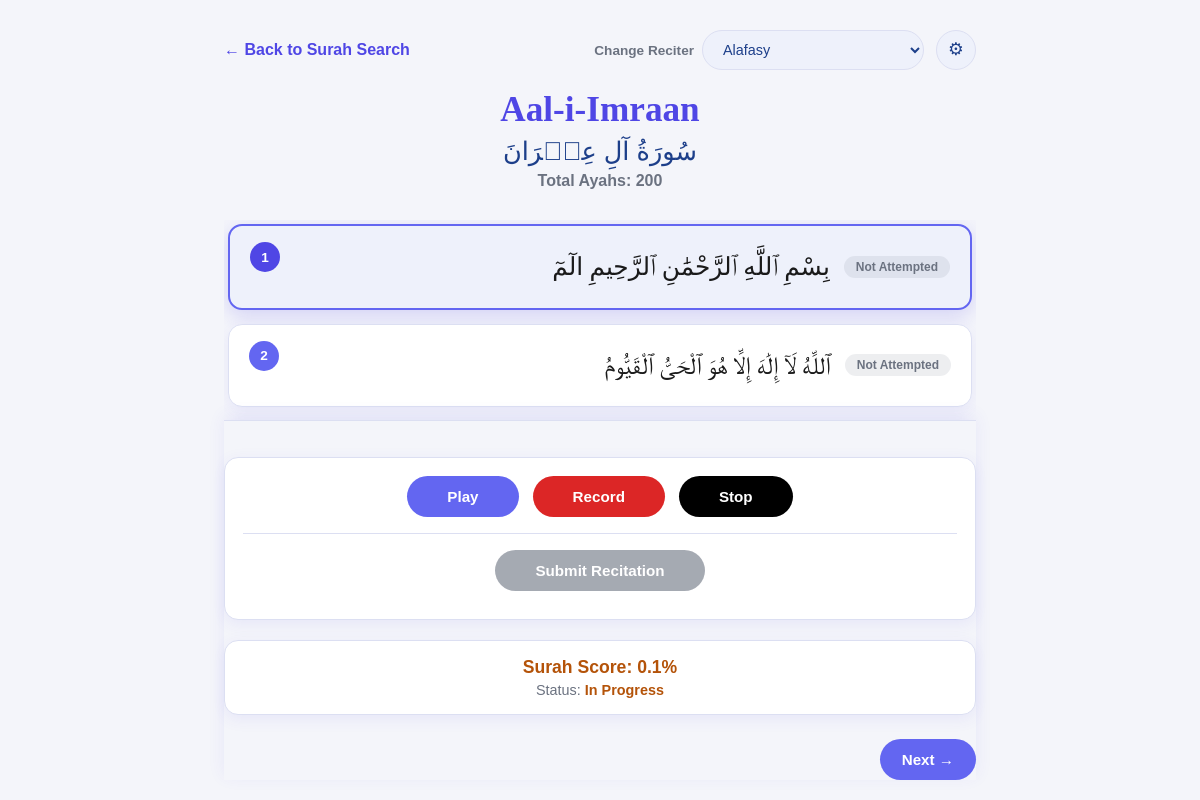
Page /recitation/3 on the committed database.
### database/models.py (models this page shows)
class Surah(db.Model):
    id = db.Column(db.Integer, primary_key=True)
    surah_name = db.Column(db.String(100), nullable=False)
    arabic_name = db.Column(db.String(100), nullable=False)
    total_ayahs = db.Column(db.Integer, nullable=False)
    ayahs = db.relationship('Ayah', backref='surah', lazy=True, cascade='all, delete-orphan')

class Ayah(db.Model):
    id = db.Column(db.Integer, primary_key=True)
    surah_id = db.Column(db.Integer, db.ForeignKey('surah.id'), nullable=False)
    ayah_number = db.Column(db.Integer, nullable=False)
    arabic_text = db.Column(db.String(500), nullable=False)
    audio_file = db.Column(db.String(200), nullable=False)

### app.py (the view, shortened to what this page needs)
@app.route('/recitation/<int:surah_id>')
def recitation(surah_id):
    surah = Surah.query.get(surah_id)
    if surah is None:
        abort(404, description=f"Surah with id {surah_id} was not found.")
    ayahs = Ayah.query.filter_by(surah_id=surah.id).order_by(Ayah.ayah_number).all()
    raw_ayah = request.args.get('ayah')
    if raw_ayah is None:
        current_ayah_number = 1
    else:
        try:
            current_ayah_number = int(raw_ayah)
        except ValueError:
            abort(404, description=f'"{raw_ayah}" is not a valid Ayah number.')
    reciter_key = request.args.get('reciter', default='alafasy', type=str)
    reciter_display_name, _ = RECITERS.get(reciter_key, RECITERS['alafasy'])
    if reciter_key not in RECITERS:
        reciter_key = 'alafasy'
    audio_url = build_audio_url(surah.id, current_ayah_number, reciter_key)
    all_ayah_progress = get_all_ayah_progress(surah.id)
    ayah_progress_by_number = {
        entry['ayah_number']: entry for entry in all_ayah_progress
    }
    current_ayah_progress = ayah_progress_by_number.get(current_ayah_number)
    surah_score = calculate_surah_score(surah.id)
    surah_status = get_surah_status(surah.id)
    return render_template(
        'recitation.html',
        surah=surah,
        ayahs=ayahs,
        current_ayah_number=current_ayah_number,
        reciter_key=reciter_key,
        reciter_display_name=reciter_display_name,
        reciters=RECITERS,
        audio_url=audio_url,
        ayah_progress_by_number=ayah_progress_by_number,
        current_ayah_progress=current_ayah_progress,
        surah_score=surah_score,
        surah_status=surah_status,
        surah_status_class=SURAH_STATUS_RATING_CLASS.get(surah_status, 'rating-not-attempted')
        )

### audio_utils.py (called while the page is built)
def build_audio_url(surah_id, ayah_number, reciter_key):
    _, folder = RECITERS.get(reciter_key, RECITERS["alafasy"])
    return (f"https://everyayah.com/data/{folder}/{surah_id:03d}{ayah_number:03d}.mp3")

### database/models.py (called while the page is built)
def get_all_ayah_progress(surah_id):
    rows = AyahProgress.query.filter_by(
        surah_id=surah_id
    ).order_by(
        AyahProgress.ayah_number
    ).all()
    result = []
    for row in rows:
        score = round(row.score, 1)
        result.append({
            'ayah_number': row.ayah_number,
            'score': score,
            'status': get_score_rating(score),
            'timestamp': row.timestamp
        })
    return result

def calculate_surah_score(surah_id):
    surah = Surah.query.get(surah_id)
    if surah is None or surah.total_ayahs == 0:
        return 0
    attempted = get_all_ayah_progress(surah_id)
    total_score = sum(
        entry['score']
        for entry in attempted
    )
    return round(
        total_score / surah.total_ayahs,
        1
    )

def get_surah_status(surah_id):
    surah = Surah.query.get(surah_id)
    if surah is None:
        return 'Not Started'
    score = calculate_surah_score(surah_id)
    if score == 0:
        return 'Not Started'
    attempted_count = len(
        get_all_ayah_progress(surah_id)
    )
    if (
        score >= COMPLETED_SURAH_THRESHOLD
        and attempted_count == surah.total_ayahs
    ):
        return 'Completed'
    return 'In Progress'

### scoring.py (called while the page is built)
def get_score_rating(score):
    if score >= GOOD_THRESHOLD:
        return 'Good'
    elif score >= SATISFACTORY_THRESHOLD:
        return 'Satisfactory'
    else:
        return 'Weak'

### templates/recitation.html (shortened to what this page needs)
<!DOCTYPE html>
<html lang="en">
<head>
</head>
<body>
    <div class="container">
        <div class="top-bar">
            <a class="back-link" href="/surahs">&larr; Back to Surah Search</a>
            <div class="header-right">
                <div class="reciter-picker">
                    <label for="reciterSelect">Change Reciter</label>
                    <select id="reciterSelect" onchange="changeReciter(this.value)">
                        {% for key, reciter in reciters.items() %}
                        <option value="{{ key }}" {% if key == reciter_key %}selected{% endif %}>{{ reciter[0] }}</option>
                        {% endfor %}
                    </select>
                </div>
                <div id="settingsMenu" class="settings-menu">
                    <button id="settingsCogBtn" class="settings-cog-btn" type="button"
                            onclick="toggleSettingsPanel()" aria-label="Playback settings">
                        &#9881;
                    </button>
                </div>
            </div>
        </div>
        <h1>{{ surah.surah_name }}</h1>
        <div class="arabic-heading">{{ surah.arabic_name }}</div>
        <div class="ayah-count">Total Ayahs: {{ ayahs|length }}</div>
        <div class="ayah-list">
            {% for ayah in ayahs %}
            {% set progress = ayah_progress_by_number.get(ayah.ayah_number) %}
            <div class="ayah-card{% if ayah.ayah_number == current_ayah_number %} current{% endif %}">
                <div class="ayah-number">{{ ayah.ayah_number }}</div>
                <div class="ayah-text">{{ ayah.arabic_text }}</div>
                {% if progress %}
                <div class="ayah-rating rating-{{ progress.status|lower }}" data-ayah-number="{{ ayah.ayah_number }}">{{ progress.status }}</div>
                {% else %}
                <div class="ayah-rating rating-not-attempted" data-ayah-number="{{ ayah.ayah_number }}">Not Attempted</div>
                {% endif %}
            </div>
            {% endfor %}
        </div>
        <div class="control-bar">
            <div class="controls-panel">
                <div class="controls-buttons">
                    <button id="playPauseBtn" class="play-btn" type="button" onclick="togglePlayPause()">Play</button>
                    <button id="recordBtn" class="record-btn" type="button" onclick="startRecording()">
                        <span id="recordLabel">Record</span>
                    </button>
                    <button id="stopBtn" class="stop-btn" type="button" onclick="stopAudio()">Stop</button>
                </div>
                <div class="submit-panel">
                    <button id="submitBtn" class="submit-btn" type="button" onclick="submitRecitation()" disabled>Submit Recitation</button>
                </div>
            </div>
            <div class="score-cards-row">
                <div id="surahScoreCard" class="score-card" style="display: block;">
                    <p id="surahScoreCardTitle" class="score-card-title {{ surah_status_class }}">Surah Score: <span id="surahScorePercent">{{ '%.1f'|format(surah_score) }}</span>%</p>
                    <p class="score-card-detail">Status: <span id="surahScoreStatusWord" class="{{ surah_status_class }}">{{ surah_status }}</span></p>
                </div>
            </div>
            <div class="nav-row">
                {% if current_ayah_number < surah.total_ayahs %}
                <a id="nextAyahLink" class="nav-btn" onclick="clearAutoPlay()" href="/recitation/{{ surah.id }}?ayah={{ current_ayah_number + 1 }}&reciter={{ reciter_key }}">Next &rarr;</a>
                {% else %}
                <span class="nav-spacer"></span>
                {% endif %}
            </div>
        </div>
    </div>
</body>
</html>

### rows in the picture
Surah: surah_name "Aal-i-Imraan", arabic_name "سُورَةُ آلِ عِمۡرَانَ"
Ayah: ayah_number "1", arabic_text "بِسْمِ ٱللَّهِ ٱلرَّحْمَٰنِ ٱلرَّحِيمِ الٓمٓ"
Ayah: ayah_number "2", arabic_text "ٱللَّهُ لَآ إِلَٰهَ إِلَّا هُوَ ٱلْحَىُّ ٱلْقَيُّومُ"

### other values in the picture
{{ ayahs|length }} "200"
{{ '%.1f'|format(surah_score) }} "0.1"
{{ surah_status }} "In Progress"
form field value "Alafasy"
